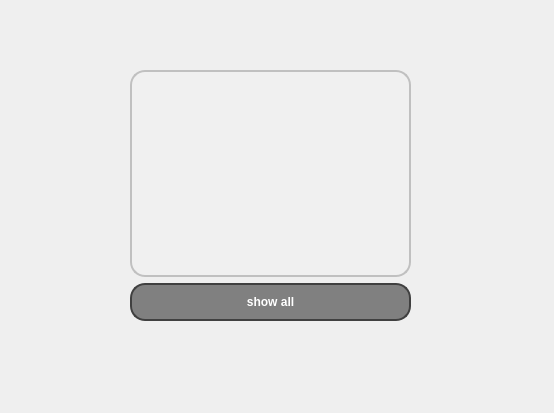
<?xml version="1.0" encoding="UTF-8"?>
<ui version="4.0">
 <class>show_all</class>
 <widget class="QDialog" name="show_all">
  <property name="geometry">
   <rect>
    <x>0</x>
    <y>0</y>
    <width>554</width>
    <height>413</height>
   </rect>
  </property>
  <property name="windowTitle">
   <string>Dialog</string>
  </property>
  <widget class="QWidget" name="">
   <property name="geometry">
    <rect>
     <x>130</x>
     <y>70</y>
     <width>281</width>
     <height>251</height>
    </rect>
   </property>
   <layout class="QVBoxLayout" name="verticalLayout">
    <item>
     <widget class="QTextBrowser" name="textBrowser_show_all_contacts">
      <property name="styleSheet">
       <string notr="true">QTextBrowser {
    background-color: #F0F0F0; /* Background color */
    border: 2px solid #C0C0C0; /* Border color */
    border-radius: 15px; /* Curved corners */
    color: #404040; /* Text color */
    padding: 10px; /* Padding for content */
    box-shadow: 2px 2px 5px rgba(0, 0, 0, 0.5); /* Shadow effect */
    font-weight: bold; /* Set font to bold */
}

QTextBrowser::hover {
    border: 2px solid #A0A0A0; /* Darker border on hover */
}

QTextBrowser::focus {
    border: 2px solid #606060; /* Even darker border when focused */
}
</string>
      </property>
     </widget>
    </item>
    <item>
     <widget class="QPushButton" name="pushButton_show_all">
      <property name="styleSheet">
       <string notr="true">QPushButton {
    background-color: #808080; /* Default button color (gray) */
    border: 2px solid #404040; /* Border color darker than the button color */
    border-radius: 15px; /* Curved corners */
    color: white; /* Text color */
    padding: 10px 20px; /* Padding for content */
    box-shadow: 2px 2px 5px rgba(0, 0, 0, 0.5); /* Shadow effect */
    font-weight: bold; /* Set font to bold */
}

QPushButton:hover {
    background-color: #404040; /* Darker color on hover */
}

QPushButton:pressed {
    background-color: #202020; /* Even darker color on click */
    box-shadow: 1px 1px 2px rgba(0, 0, 0, 0.5); /* Adjusted shadow on click */
}
</string>
      </property>
      <property name="text">
       <string>show all</string>
      </property>
     </widget>
    </item>
   </layout>
  </widget>
 </widget>
 <resources/>
 <connections/>
</ui>
